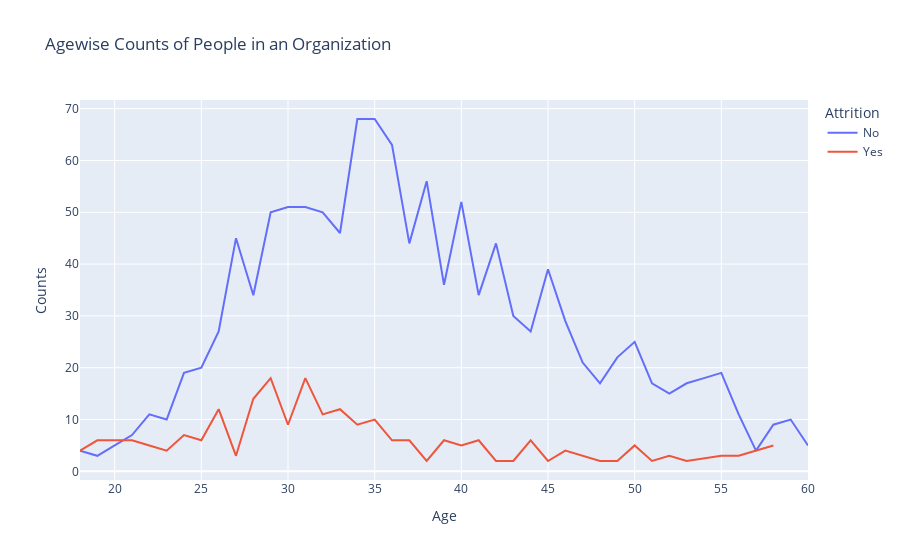

Notebook cell for this chart:
### Markdown cell above
# Analysis

##  How is attrition dependent on Age?

### Code cell
age_att=data.groupby(['Age','Attrition']).apply(lambda x:x['DailyRate'].count()).reset_index(name='Counts')
px.line(age_att,x='Age',y='Counts',color='Attrition',title='Agewise Counts of People in an Organization')

### Figure 1 — Plotly figure (JSON) as saved in the notebook; plotly's stock layout.template omitted (floating-point values rounded to 4 significant figures)
{"data": [{"hovertemplate": "Attrition=No<br>Age=%{x}<br>Counts=%{y}<extra></extra>", "legendgroup": "No", "line": {"color": "#636efa", "dash": "solid"}, "marker": {"symbol": "circle"}, "mode": "lines", "name": "No", "orientation": "v", "showlegend": true, "type": "scatter", "x": [18, 19, 20, 21, 22, 23, 24, 25, 26, 27, 28, 29, 30, 31, 32, 33, 34, 35, 36, 37, 38, 39, 40, 41, 42, 43, 44, 45, 46, 47, 48, 49, 50, 51, 52, 53, 54, 55, 56, 57, 58, 59, 60], "xaxis": "x", "y": [4, 3, 5, 7, 11, 10, 19, 20, 27, 45, 34, 50, 51, 51, 50, 46, 68, 68, 63, 44, 56, 36, 52, 34, 44, 30, 27, 39, 29, 21, 17, 22, 25, 17, 15, 17, 18, 19, 11, 4, 9, 10, 5], "yaxis": "y"}, {"hovertemplate": "Attrition=Yes<br>Age=%{x}<br>Counts=%{y}<extra></extra>", "legendgroup": "Yes", "line": {"color": "#EF553B", "dash": "solid"}, "marker": {"symbol": "circle"}, "mode": "lines", "name": "Yes", "orientation": "v", "showlegend": true, "type": "scatter", "x": [18, 19, 20, 21, 22, 23, 24, 25, 26, 27, 28, 29, 30, 31, 32, 33, 34, 35, 36, 37, 38, 39, 40, 41, 42, 43, 44, 45, 46, 47, 48, 49, 50, 51, 52, 53, 55, 56, 58], "xaxis": "x", "y": [4, 6, 6, 6, 5, 4, 7, 6, 12, 3, 14, 18, 9, 18, 11, 12, 9, 10, 6, 6, 2, 6, 5, 6, 2, 2, 6, 2, 4, 3, 2, 2, 5, 2, 3, 2, 3, 3, 5], "yaxis": "y"}], "layout": {"autosize": true, "legend": {"title": {"text": "Attrition"}, "tracegroupgap": 0}, "title": {"text": "Agewise Counts of People in an Organization"}, "xaxis": {"anchor": "y", "autorange": true, "domain": [0, 1], "range": [18, 60], "title": {"text": "Age"}, "type": "linear"}, "yaxis": {"anchor": "x", "autorange": true, "domain": [0, 1], "range": [-1.667, 71.67], "title": {"text": "Counts"}, "type": "linear"}}}
